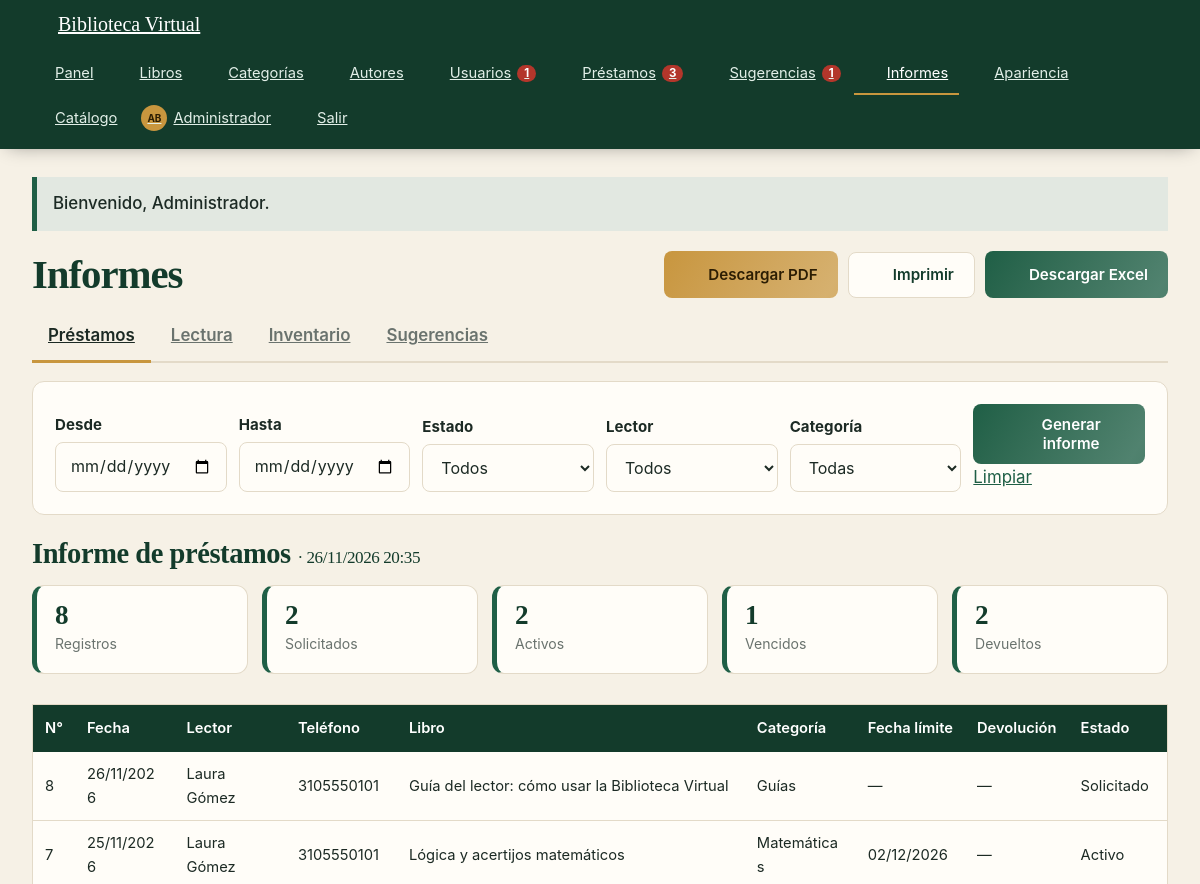
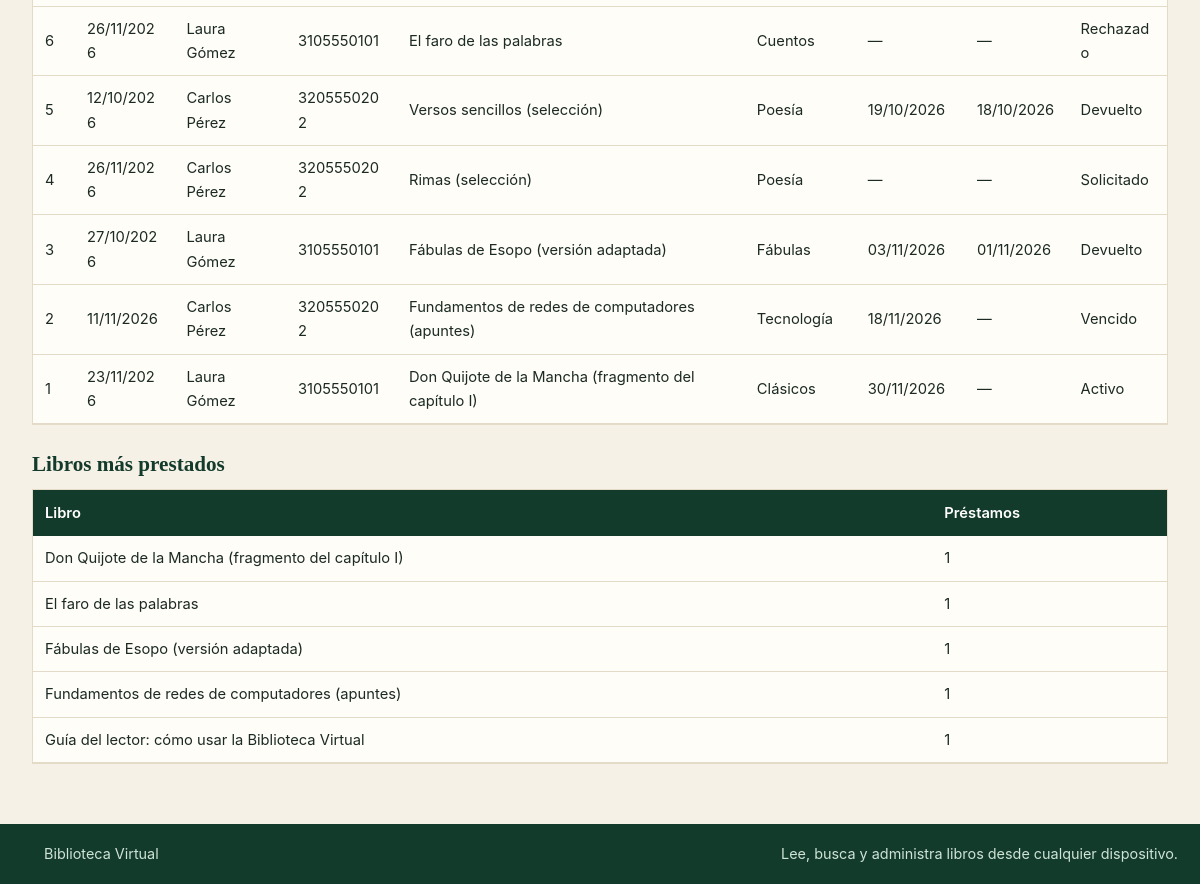
Page /informes.php (signed in) on the committed database (2 pictures, top to bottom).
### tables this page shows
CREATE TABLE usuarios (
  id INT NOT NULL AUTO_INCREMENT,
  nombre VARCHAR(80) NOT NULL,
  apellido VARCHAR(80) NOT NULL,
  correo VARCHAR(120) NOT NULL,
  telefono VARCHAR(20) NOT NULL,
  fecha_nacimiento DATE NOT NULL,
  clave VARCHAR(255) NOT NULL,
  rol ENUM('admin','bibliotecario','lector') NOT NULL DEFAULT 'lector',
  activo TINYINT(1) NOT NULL DEFAULT 1,
  foto VARCHAR(80) DEFAULT NULL,
  tema ENUM('auto','claro','oscuro') NOT NULL DEFAULT 'auto',
  edad_editable TINYINT(1) NOT NULL DEFAULT 0,
  cambiar_clave TINYINT(1) NOT NULL DEFAULT 0,
  creado_en TIMESTAMP NOT NULL DEFAULT CURRENT_TIMESTAMP,
  PRIMARY KEY (id),
  UNIQUE KEY uq_usuarios_correo (correo)
);

CREATE TABLE prestamos (
  id INT NOT NULL AUTO_INCREMENT,
  libro_id INT NOT NULL,
  usuario_id INT NOT NULL,
  estado ENUM('Solicitado','Activo','Devuelto','Rechazado') NOT NULL DEFAULT 'Solicitado',
  fecha_prestamo DATE DEFAULT NULL,
  fecha_limite DATE DEFAULT NULL,
  fecha_devolucion DATE DEFAULT NULL,
  registrado_por INT DEFAULT NULL,
  creado_en TIMESTAMP NOT NULL DEFAULT CURRENT_TIMESTAMP,
  PRIMARY KEY (id),
  KEY idx_prestamos_libro (libro_id),
  KEY idx_prestamos_usuario (usuario_id),
  KEY idx_prestamos_estado (estado, fecha_limite),
  CONSTRAINT fk_prestamos_libro FOREIGN KEY (libro_id) REFERENCES libros(id) ON DELETE CASCADE,
  CONSTRAINT fk_prestamos_usuario FOREIGN KEY (usuario_id) REFERENCES usuarios(id) ON DELETE CASCADE,
  CONSTRAINT fk_prestamos_registrador FOREIGN KEY (registrado_por) REFERENCES usuarios(id) ON DELETE SET NULL
);

CREATE TABLE libros (
  id INT NOT NULL AUTO_INCREMENT,
  codigo VARCHAR(30) NOT NULL,
  titulo VARCHAR(150) NOT NULL,
  autor_id INT NOT NULL,
  categoria_id INT NOT NULL,
  editorial VARCHAR(100) DEFAULT NULL,
  anio SMALLINT DEFAULT NULL,
  ejemplares INT NOT NULL DEFAULT 0,
  descripcion TEXT DEFAULT NULL,
  archivo VARCHAR(80) DEFAULT NULL,
  creado_en TIMESTAMP NOT NULL DEFAULT CURRENT_TIMESTAMP,
  PRIMARY KEY (id),
  UNIQUE KEY uq_libros_codigo (codigo),
  KEY idx_libros_titulo (titulo),
  KEY idx_libros_autor (autor_id),
  KEY idx_libros_categoria (categoria_id),
  CONSTRAINT fk_libros_autor FOREIGN KEY (autor_id) REFERENCES autores(id) ON DELETE RESTRICT,
  CONSTRAINT fk_libros_categoria FOREIGN KEY (categoria_id) REFERENCES categorias(id) ON DELETE RESTRICT
);

CREATE TABLE categorias (
  id INT NOT NULL AUTO_INCREMENT,
  nombre VARCHAR(60) NOT NULL,
  descripcion VARCHAR(200) DEFAULT NULL,
  PRIMARY KEY (id),
  UNIQUE KEY uq_categorias_nombre (nombre)
);

### informes.php (the view, shortened to what this page needs)
<?php
require_once 'seguridad.php';
exigir_admin();
$cn = db();
$tipos_validos = array('prestamos' => 'Préstamos', 'lectura' => 'Lectura', 'inventario' => 'Inventario', 'sugerencias' => 'Sugerencias');
$tipo = isset($_GET['tipo']) ? $_GET['tipo'] : 'prestamos';
$desde = trim(isset($_GET['desde']) ? $_GET['desde'] : '');
$hasta = trim(isset($_GET['hasta']) ? $_GET['hasta'] : '');
$estado = isset($_GET['estado']) ? $_GET['estado'] : '';
$categoria = (int)(isset($_GET['categoria']) ? $_GET['categoria'] : 0);
$usuario = (int)(isset($_GET['usuario']) ? $_GET['usuario'] : 0);
$libro = (int)(isset($_GET['libro']) ? $_GET['libro'] : 0);
if (!fecha_valida($desde)) { $desde = ''; }
if (!fecha_valida($hasta)) { $hasta = ''; }
$encabezados = array();
$filas = array();
$resumen = array();
$extra = array();
$nombre_informe = 'Informe de ' . strtolower($tipos_validos[$tipo]);
if ($tipo === 'prestamos') {
    $estados = array('Solicitado', 'Activo', 'Vencido', 'Devuelto', 'Rechazado');
    if (!in_array($estado, $estados, true)) { $estado = ''; }
    $ref = 'COALESCE(p.fecha_prestamo, DATE(p.creado_en))';
    $donde = ' WHERE 1=1';
    $tp = '';
    $pr = array();
    $desde_sql = ' FROM prestamos p JOIN usuarios u ON u.id = p.usuario_id JOIN libros l ON l.id = p.libro_id JOIN categorias c ON c.id = l.categoria_id' . $donde;
    $datos = consulta($cn, 'SELECT p.id, ' . $ref . ' AS fecha, u.nombre, u.apellido, u.telefono, l.titulo, c.nombre AS categoria, p.fecha_limite, p.fecha_devolucion, ' . sql_estado_real() . ' AS estado_real' . $desde_sql . ' ORDER BY p.id DESC', $tp, $pr);
    $encabezados = array('N°', 'Fecha', 'Lector', 'Teléfono', 'Libro', 'Categoría', 'Fecha límite', 'Devolución', 'Estado');
    $conteo = array('Solicitado' => 0, 'Activo' => 0, 'Vencido' => 0, 'Devuelto' => 0, 'Rechazado' => 0);
    foreach ($datos as $d) {
        $filas[] = array($d['id'], fecha_es($d['fecha']), $d['nombre'] . ' ' . $d['apellido'], $d['telefono'], $d['titulo'], $d['categoria'], fecha_es($d['fecha_limite']), fecha_es($d['fecha_devolucion']), $d['estado_real']);
        $conteo[$d['estado_real']]++;
    }
    $resumen = array(array('Registros', count($filas)), array('Solicitados', $conteo['Solicitado']), array('Activos', $conteo['Activo']), array('Vencidos', $conteo['Vencido']), array('Devueltos', $conteo['Devuelto']));
    $top = consulta($cn, 'SELECT l.titulo, COUNT(*) AS total' . $desde_sql . ' GROUP BY l.id, l.titulo ORDER BY total DESC, l.titulo ASC LIMIT 5', $tp, $pr);
    $extra[] = array('Libros más prestados', array('Libro', 'Préstamos'), array_map(function ($t) { return array($t['titulo'], $t['total']); }, $top));
}
$parametros = array('tipo' => $tipo, 'desde' => $desde, 'hasta' => $hasta, 'estado' => $estado, 'categoria' => $categoria, 'usuario' => $usuario, 'libro' => $libro);
require 'cabecera.php';
?>
<div class="seccion-titulo no-imprimir" style="margin-top:0"><h1>Informes</h1>
  <div class="acciones"><a class="btn btn-oro" href="informes.php?<?php echo e(http_build_query(array_merge($parametros, array('pdf' => 1)))); ?>"><?php echo icono('descargar', 16); ?> Descargar PDF</a><button class="btn btn-claro" type="button" onclick="window.print()"><?php echo icono('imprimir', 16); ?> Imprimir</button><a class="btn" href="informes.php?<?php echo e(http_build_query(array_merge($parametros, array('excel' => 1)))); ?>"><?php echo icono('descargar', 16); ?> Descargar Excel</a></div></div>
<div class="pestanas no-imprimir">
  <?php foreach ($tipos_validos as $k => $nombre): ?><a class="<?php echo $k === $tipo ? 'activo' : ''; ?>" href="informes.php?tipo=<?php echo e($k); ?>"><?php echo e($nombre); ?></a><?php endforeach; ?>
</div>
<form class="panel no-imprimir" method="get">
  <div class="filtros">
    <?php if ($tipo !== 'inventario'): ?>
    <div><label for="desde">Desde</label><input id="desde" type="date" name="desde" value="<?php echo e($desde); ?>"></div>
    <div><label for="hasta">Hasta</label><input id="hasta" type="date" name="hasta" value="<?php echo e($hasta); ?>"></div>
    <?php endif; ?>
    <?php if ($tipo !== 'inventario'): ?>
    <div><label for="estado">Estado</label><select id="estado" name="estado"><option value="">Todos</option></select></div>
    <?php endif; ?>
    <?php if ($tipo === 'prestamos'): ?>
    <div><label for="usuario">Lector</label><select id="usuario" name="usuario"><option value="0">Todos</option></select></div>
    <?php endif; ?>
    <?php if ($tipo !== 'sugerencias'): ?>
    <div><label for="categoria">Categoría</label><select id="categoria" name="categoria"><option value="0">Todas</option></select></div>
    <?php endif; ?>
    <div><button class="btn" type="submit"><?php echo icono('buscar', 16); ?> Generar informe</button> <a href="informes.php?tipo=<?php echo e($tipo); ?>">Limpiar</a></div>
  </div>
</form>
<h2><?php echo e($nombre_informe); ?> <small style="font-weight:400;font-size:.6em">· <?php echo date('d/m/Y H:i'); ?></small></h2>
<section class="estadisticas">
  <?php foreach ($resumen as $r): ?><div class="dato"><div><strong><?php echo e($r[1]); ?></strong><small><?php echo e($r[0]); ?></small></div></div><?php endforeach; ?>
</section>
<?php if (!count($filas)): ?><div class="vacio">No hay datos con esos filtros.</div><?php else: ?>
<div class="tabla-wrap"><table>
  <thead><tr><?php foreach ($encabezados as $h): ?><th><?php echo e($h); ?></th><?php endforeach; ?></tr></thead>
  <tbody>
  <?php foreach ($filas as $f): ?><tr><?php foreach ($f as $v): ?><td><?php echo e($v); ?></td><?php endforeach; ?></tr><?php endforeach; ?>
  </tbody>
</table></div>
<?php endif; ?>
<?php foreach ($extra as $t): ?>
  <h3 style="margin-top:26px"><?php echo e($t[0]); ?></h3>
  <?php if (!count($t[2])): ?><div class="vacio">Sin datos.</div><?php else: ?>
  <div class="tabla-wrap"><table>
    <thead><tr><?php foreach ($t[1] as $h): ?><th><?php echo e($h); ?></th><?php endforeach; ?></tr></thead>
    <tbody><?php foreach ($t[2] as $f): ?><tr><?php foreach ($f as $v): ?><td><?php echo e($v); ?></td><?php endforeach; ?></tr><?php endforeach; ?></tbody>
  </table></div>
  <?php endif; ?>
<?php endforeach; ?>
<?php require 'pie.php'; ?>

### seguridad.php (shortened to what this page needs)
<?php
function e($v) {
    return htmlspecialchars((string)$v, ENT_QUOTES, 'UTF-8');
}
function logueado() {
    return !empty($_SESSION['usuario_id']);
}
function consulta($cn, $sql, $tipos = '', $params = array()) {
    $st = $cn->prepare($sql);
    if ($tipos !== '') {
        $args = array($tipos);
        foreach ($params as $k => $v) { $args[] = &$params[$k]; }
        call_user_func_array(array($st, 'bind_param'), $args);
    }
    $st->execute();
    $filas = array();
    $meta = $st->result_metadata();
    if ($meta) {
        if (method_exists($st, 'get_result')) {
            $r = $st->get_result();
            while ($f = $r->fetch_assoc()) { $filas[] = $f; }
        }
    }
    return $filas;
}
function fila($cn, $sql, $tipos = '', $params = array()) {
    $f = consulta($cn, $sql, $tipos, $params);
    return $f ? $f[0] : null;
}
function valor($cn, $sql, $tipos = '', $params = array()) {
    $f = fila($cn, $sql, $tipos, $params);
    return reset($f);
}
function usuario_actual() {
    static $u = false;
    if ($u === false) {
        $u = null;
        if (logueado()) {
            $u = fila(db(), 'SELECT id, nombre, apellido, rol, activo, foto, tema, cambiar_clave FROM usuarios WHERE id = ?', 'i', array((int)$_SESSION['usuario_id']));
        }
    }
    return $u;
}
function exigir_login() {
    $u = usuario_actual();
}
function exigir_admin() {
    exigir_login();
}
function fecha_es($f) {
    if (!$f) { return '—'; }
    return date('d/m/Y', strtotime($f));
}
function fecha_valida($f) {
    if (!preg_match('/^(\d{4})-(\d{2})-(\d{2})$/', $f, $m)) { return false; }
    return checkdate((int)$m[2], (int)$m[3], (int)$m[1]);
}
function sql_estado_real() {
    return "CASE WHEN p.estado = 'Activo' AND p.fecha_limite < CURDATE() THEN 'Vencido' ELSE p.estado END";
}
function avatar_html($u, $tam = 34) {
    $nombre = isset($u['nombre']) ? $u['nombre'] : '?';
    $apellido = isset($u['apellido']) ? $u['apellido'] : '';
    $ini = mb_strtoupper(mb_substr($nombre, 0, 1) . mb_substr($apellido, 0, 1));
    return '<span class="avatar avatar-ini" style="width:' . (int)$tam . 'px;height:' . (int)$tam . 'px;font-size:' . (int)($tam * 0.4) . 'px">' . e($ini) . '</span>';
}
function icono($nombre, $tam = 18) {
    $trazo = isset($p[$nombre]) ? $p[$nombre] : $p['libro'];
    return '<svg class="ico" width="' . (int)$tam . '" height="' . (int)$tam . '" viewBox="0 0 24 24" fill="none" stroke="currentColor" stroke-width="2" stroke-linecap="round" stroke-linejoin="round" aria-hidden="true">' . $trazo . '</svg>';
}

### rows in the picture
usuarios: ini "AB"
prestamos: id "8", v "26/11/2026", v "Laura Gómez", usuario.telefono "3105550101", libro.titulo "Guía del lector: cómo usar la Biblioteca Virtual", categorias.nombre "Guías", v "—", v "Solicitado"
prestamos: id "7", v "25/11/2026", v "Laura Gómez", usuario.telefono "3105550101", libro.titulo "Lógica y acertijos matemáticos", categorias.nombre "Matemáticas", v "02/12/2026", v "—", v "Activo"
prestamos: id "6", v "26/11/2026", v "Laura Gómez", usuario.telefono "3105550101", libro.titulo "El faro de las palabras", categorias.nombre "Cuentos", v "—", v "Rechazado"
prestamos: id "5", v "12/10/2026", v "Carlos Pérez", usuario.telefono "3205550202", libro.titulo "Versos sencillos (selección)", categorias.nombre "Poesía", v "19/10/2026", v "18/10/2026", v "Devuelto"
prestamos: id "4", v "26/11/2026", v "Carlos Pérez", usuario.telefono "3205550202", libro.titulo "Rimas (selección)", categorias.nombre "Poesía", v "—", v "Solicitado"
prestamos: id "3", v "27/10/2026", v "Laura Gómez", usuario.telefono "3105550101", libro.titulo "Fábulas de Esopo (versión adaptada)", categorias.nombre "Fábulas", v "03/11/2026", v "01/11/2026", v "Devuelto"
prestamos: id "2", v "11/11/2026", v "Carlos Pérez", usuario.telefono "3205550202", libro.titulo "Fundamentos de redes de computadores (apuntes)", categorias.nombre "Tecnología", v "18/11/2026", v "—", v "Vencido"
prestamos: id "1", v "23/11/2026", v "Laura Gómez", usuario.telefono "3105550101", libro.titulo "Don Quijote de la Mancha (fragmento del capítulo I)", categorias.nombre "Clásicos", v "30/11/2026", v "—", v "Activo"

### other values in the picture
$cab_cfg['nombre_sitio'] "Biblioteca Virtual"
$cab_item[1] "Panel"
$cab_item[1] "Libros"
$cab_item[1] "Categorías"
$cab_item[1] "Autores"
$cab_item[1] "Usuarios"
$cab_item[4] "1"
$cab_item[1] "Préstamos"
$cab_item[4] "3"
$cab_item[1] "Sugerencias"
$cab_item[1] "Informes"
$cab_item[1] "Apariencia"
$cab_item[1] "Catálogo"
$_SESSION['nombre'] "Administrador"
$_SESSION['flash'][1] "Bienvenido, Administrador."
